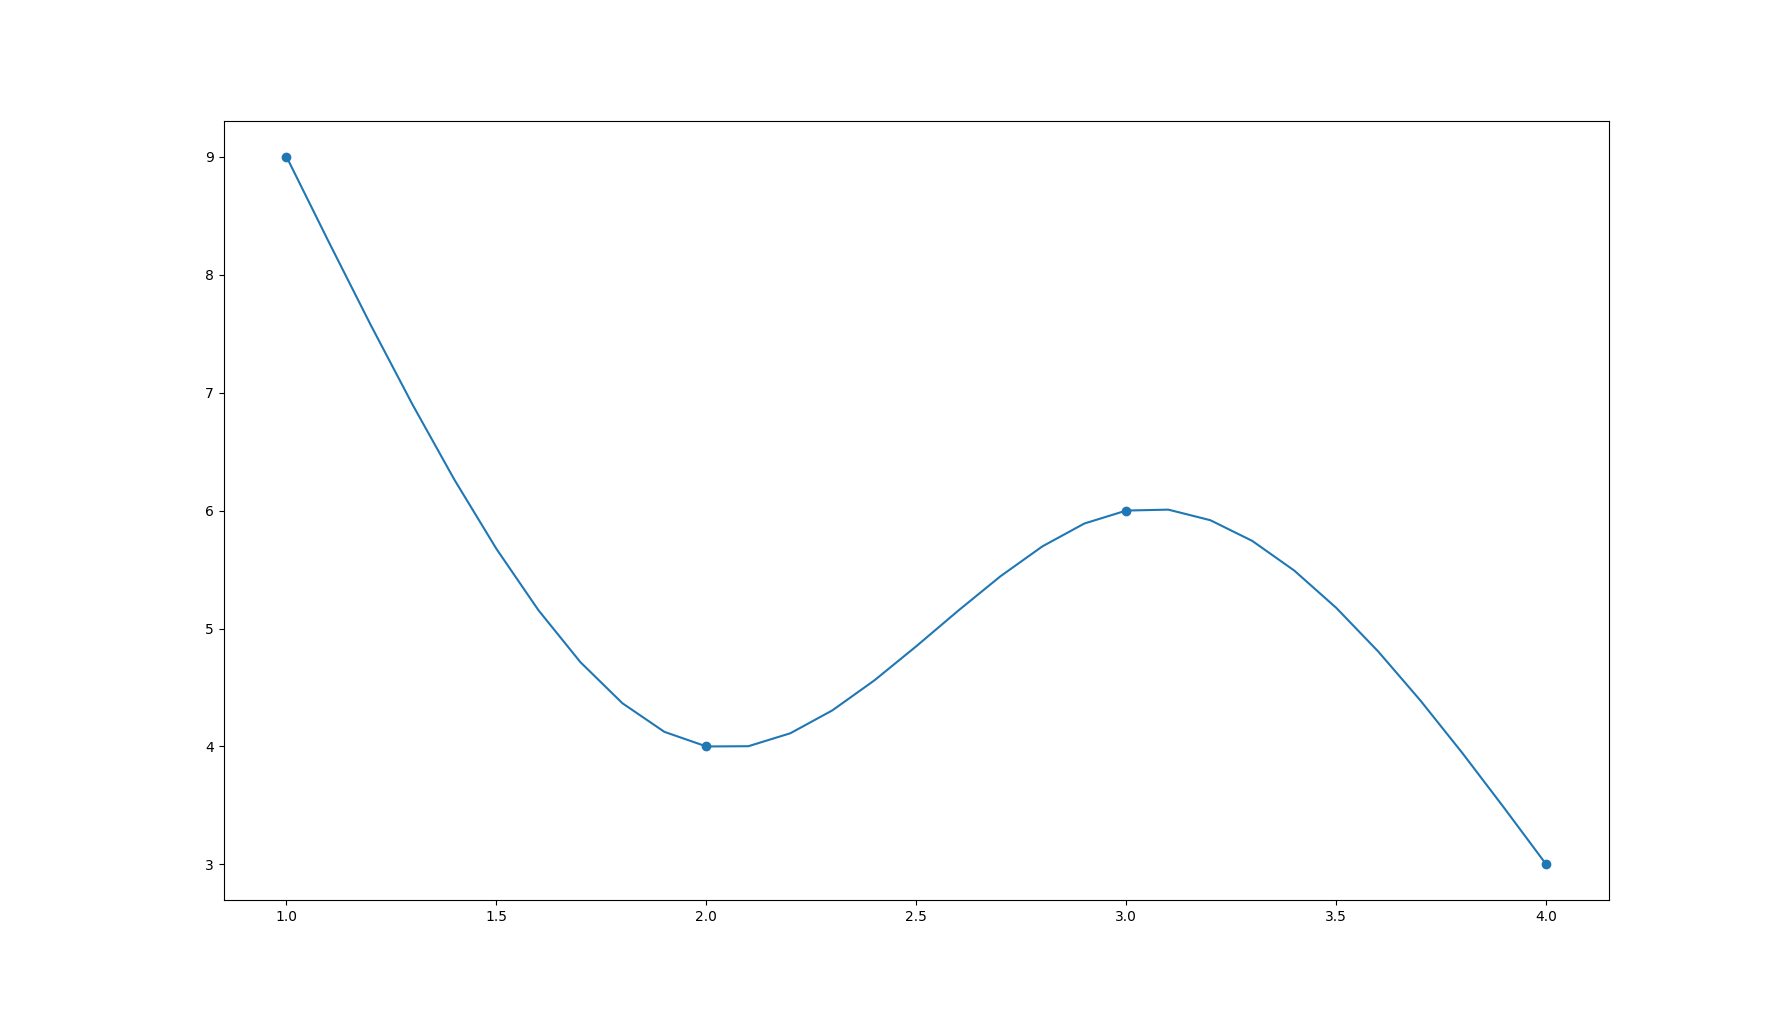

The Python source for this figure:
import numpy as np
import matplotlib.pyplot as plt

def spline1(_dataX, _dataY):
    N = len(_dataX)
    h = np.zeros(N - 1)
    for i in range(N - 1):
        h[i] = _dataX[i + 1] - _dataX[i]

    A = np.zeros((N - 2, N - 2))
    for i in range(N - 2):
        for j in range(N - 2):
            if i == j:
                A[i][j] = 2 * (h[j - 1] + h[j])
            elif i == j - 1 or i == j + 1:
                A[i][j] = h[j]

    u = np.zeros(N - 2)
    v = np.zeros(N - 2)
    for i in range(1, N - 1):
        v[i - 1] = 6 * (((_dataY[i + 1] - _dataY[i]) / h[i]) - ((_dataY[i] - _dataY[i - 1]) / h[i - 1]))

    L, U = LU_Decomposition(A)
    u = calc_matrix(L, U, v)

    a = np.zeros(N - 1)
    b = np.zeros(N - 1)
    c = np.zeros(N - 1)
    d = np.zeros(N - 1)

    u = np.append(0, u)
    u = np.append(u, 0)

    for i in range(N - 1):
        a[i] = (u[i + 1] - u[i]) / (6 * (_dataX[i + 1] - _dataX[i]))
        b[i] = u[i] / 2
        c[i] = ((_dataY[i + 1] - _dataY[i]) / (_dataX[i + 1] - _dataX[i])) - (((_dataX[i + 1] - _dataX[i]) * (2 * u[i] + u[i + 1])) / 6)
        d[i] = _dataY[i]

    return a, b, c, d

def LU_Decomposition(A):
    N = len(A)

    L = np.eye(N, N, 0, dtype=float)
    U = np.zeros((N, N), dtype=float)

    # LU Decomposition
    # A = LU
    # variable i processes to row direction
    for i in range(N):
        # variable j processes to column direction
        # process for Lower triangular matrix
        for j in range(i):
            if j == 0:
                L[i][j] = A[i][j] / U[j][j]
            else:
                temp = 0.0
                for k in range(j):
                    temp += L[i][k] * U[k][j]
                L[i][j] = (A[i][j] - temp) / U[j][j]
        # process for Upper triangular matrix
        for j in range(i, N):
            if i == 0:
                U[i][j] = A[i][j]
            else:
                temp = 0.0
                for k in range(i):
                    temp += L[i][k] * U[k][j]
                U[i][j] = A[i][j] - temp

    return L, U

def calc_matrix(L, U, b):
    N = len(L)
    
    x = np.zeros(N, dtype=float)
    y = np.zeros(N, dtype=float)

    # Ly = b
    # process for y vector
    for i in range(N):
        temp = 0.0
        for j in range(i):
            temp += L[i][j] * y[j]
        y[i] = b[i] - temp
    
    # Ux = y
    # process for x vector(solution)
    for i in reversed(range(N)):
        temp = 0.0
        for j in reversed(range(N - i)):
            temp += U[i][N - 1 - j] * x[N - 1 - j]
        x[i] = (y[i] - temp) / U[i][i]

    return x

def main():
    dataX = np.array([1, 2, 3, 4])
    dataY = np.array([9, 4, 6, 3])

    a, b, c, d = spline1(dataX, dataY)

    sampleX = np.arange(1, 4.1, 0.1)

    y = np.zeros(len(sampleX))
    index = 0
    for i in range(len(sampleX)):
        x = sampleX[i]
        if x >= dataX[index + 1] and index < len(dataX) - 2:
            index += 1
        y[i] = a[index] * (x - dataX[index]) ** 3 + b[index] * (x - dataX[index]) ** 2 + c[index] * (x - dataX[index]) + d[index]

    plt.scatter(dataX, dataY)
    plt.plot(sampleX, y)
    plt.show()
    
if __name__ == '__main__':
    main()
